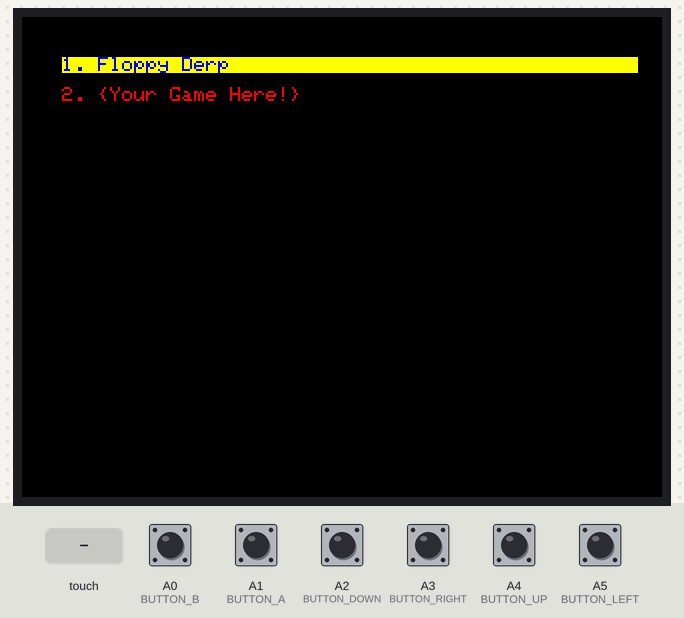
The sketch below on a simulated Arduino Uno, built with avr-gcc and run on an emulated ATmega328P. Parts: 320×240 colour display. The test bench sets the inputs (shaded band); at power-on: A0 (BUTTON_B), A1 (BUTTON_A), A2 (BUTTON_DOWN), A3 (BUTTON_RIGHT), A4 (BUTTON_UP), A5 (BUTTON_LEFT) HIGH. Random numbers use the default seed unless the sketch sets one.

Above: at 1.6 s.
1.7 s: A1 (BUTTON_A) pulled LOW for 0.15 s
At 3.0 s:
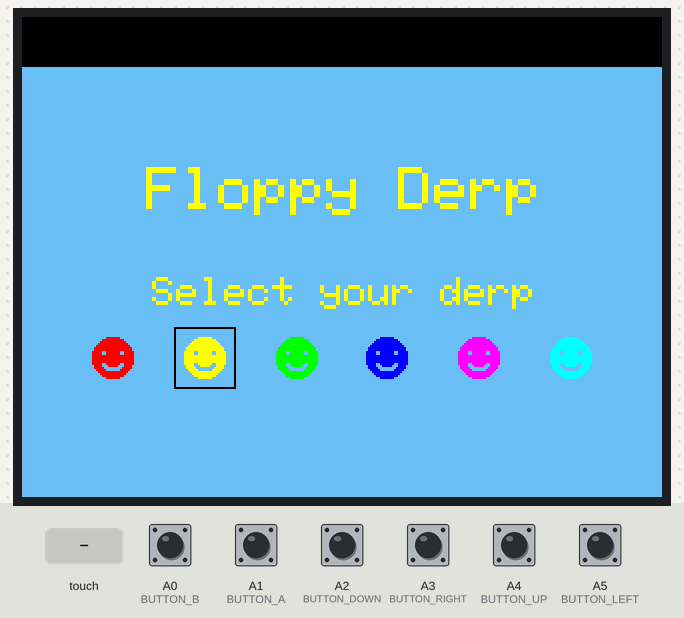
3.3 s: touch panel pressed at 13 % / 10 % of its raw x / y range
At 3.54 s:
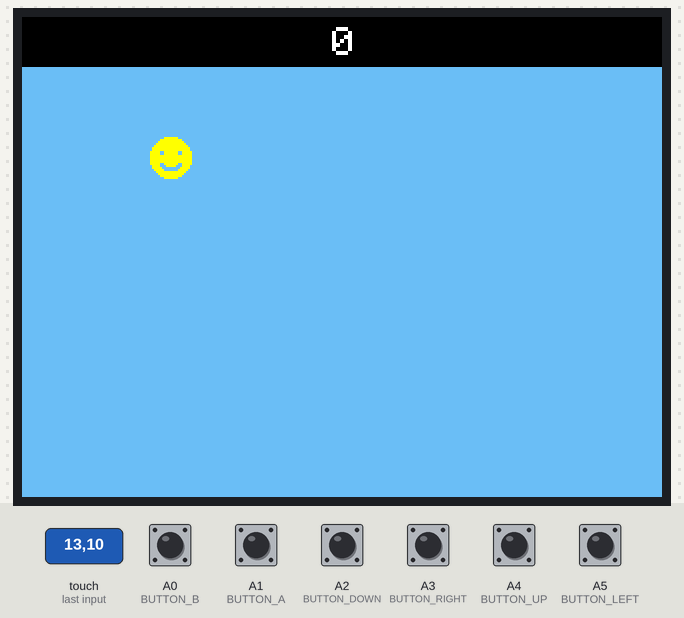
5.2 s: A0 (BUTTON_B) pulled LOW for 0.15 s
At 6.4 s:
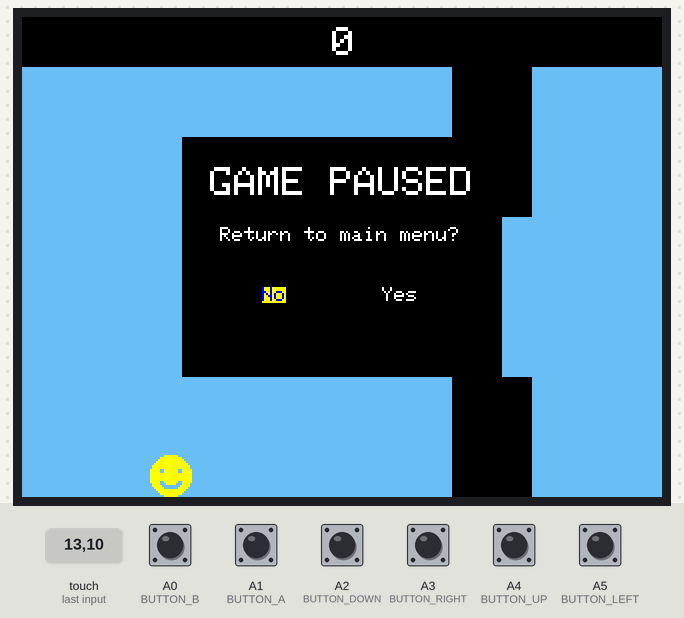
6.8 s: A3 (BUTTON_RIGHT) pulled LOW for 0.15 s
At 7.5 s:
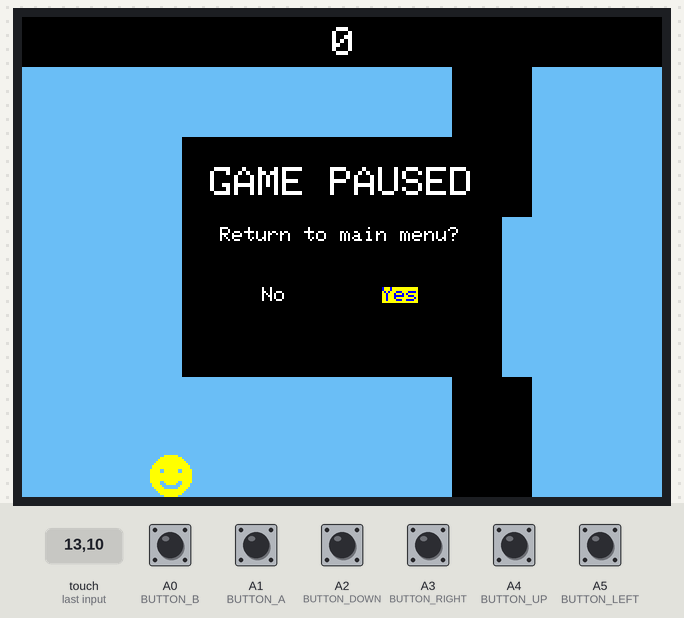
8.4 s: touch panel pressed at 38 % / 10 % of its raw x / y range
At 9.7 s:
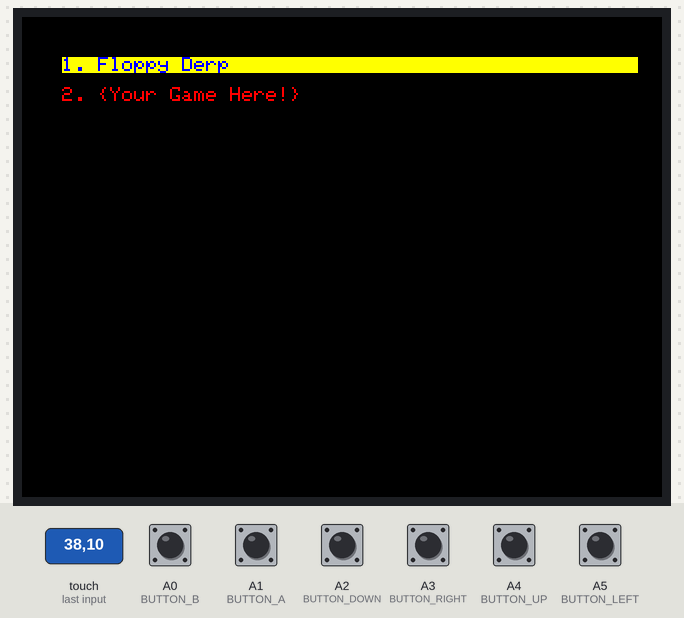
10.1 s: A2 (BUTTON_DOWN) pulled LOW for 0.15 s
At 11.3 s:
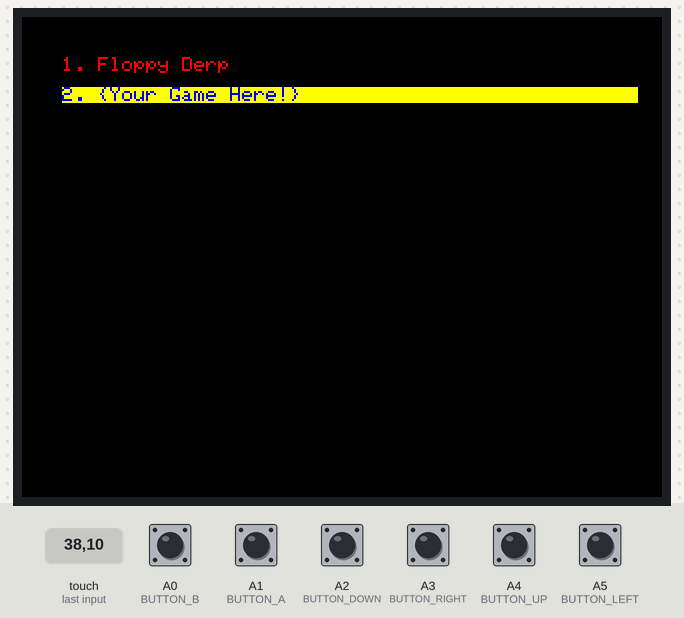
Timing chart, 0 to 12.7 s (numbered marks = the images above; inputs shaded):
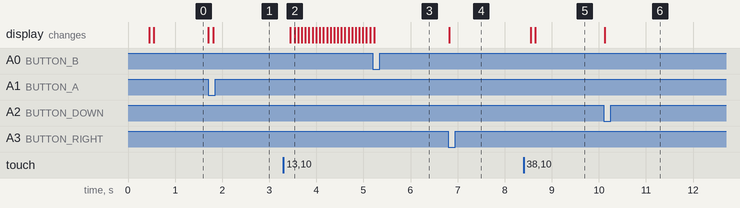

Measured:
- after the input at 1.7 s, the display: first changes at once (image 1 shows a later state)
- after the input at 3.3 s, the display: first changes after 0.15 s (image 2 shows a later state)
- after the input at 6.8 s, the display: changes at once (image 4)
- after the input at 8.4 s, the display: first changes after 0.15 s (image 5 shows a later state)
- after the input at 10.1 s, the display: changes at once (image 6)

The sketch:

FloppyDerp_with_UI.ino
```cpp
// UI + games

// Display libraries
#include <SPI.h>

// Pin number macro definitions
#define DISPLAY_LITE 9

#define BUTTON_LEFT A5
#define BUTTON_UP A4
#define BUTTON_RIGHT A3
#define BUTTON_DOWN A2
#define BUTTON_A A1
#define BUTTON_B A0

#define BLACK    0x0000
#define BLUE     0x001F
#define RED      0xF800
#define GREEN    0x07E0
#define CYAN     0x07FF
#define MAGENTA  0xF81F
#define YELLOW   0xFFE0
#define WHITE    0xFFFF
#define SKY      0x6DFE

// From the PDQ_GFX config file found in the library's repo
#define    ILI9341_CS_PIN               6
#define    ILI9341_DC_PIN              11
#define    ILI9341_RST_PIN             10
#define    ILI9341_SAVE_SPI_SETTINGS    0

// Initialize display object
#include <PDQ_GFX.h>
#include <PDQ_ILI9341.h>
#include <Adafruit_FT6206.h>

PDQ_ILI9341 tft;
Adafruit_FT6206 ts = Adafruit_FT6206();


int gameSelect;

// Floppy derp variables
// Sprite bit map
const PROGMEM uint8_t ballBitMap[21 * 21] = {
    0x01, 0xfc, 0x00, 0x07, 0xff, 0x00, 0x0f, 0xff, 0x80, 0x1f, 0xff, 0xc0, 0x3f, 0xff, 0xe0, 0x7f,
	0xff, 0xf0, 0x7f, 0xff, 0xf0, 0xf9, 0xfc, 0xf8, 0xf9, 0xfc, 0xf8, 0xff, 0xff, 0xf8, 0xff, 0xff,
	0xf8, 0xff, 0xff, 0xf8, 0xff, 0xff, 0xf8, 0xf9, 0xfc, 0xf8, 0x78, 0xf8, 0xf0, 0x7c, 0x01, 0xf0,
	0x3e, 0x03, 0xe0, 0x1f, 0xff, 0xc0, 0x0f, 0xff, 0x80, 0x07, 0xff, 0x00, 0x01, 0xfc, 0x00};

// Initialize global vars
int Screen=0;
int screenWidth=320;
int screenHeight=240;
int borderHeight = 25;
int score = 0;
byte scoreUpdated = 0;

// Ball vars
int ballX=screenWidth/5;
int ballY=screenHeight/4;
int ballSize = 21;
int ballColors[6] = {RED, YELLOW, GREEN, BLUE, MAGENTA, CYAN};
int ballSelect = 0;
int ballColor = ballColors[ballSelect+1];
int oldY=ballY;

// Pipe vars
int pipeX = screenWidth;
int pipeY = 100;
int oldPipeY;
int pipeWidth = 40;
int pipeSpacing = 80;
float pipeSpeed = 5;
float pipeIncrement = 0.1;

// Gravity vars
float gravity = 2;
float ballSpeedVert = 0;
int jumpHeight = 10;
float terminalSpeed = 30;

// Storing button states for debouncing
byte upPress = LOW;
byte rightPress = LOW;
byte downPress = LOW;
byte leftPress = LOW;
byte aPress = LOW;
byte bPress = LOW;
byte touchPress = LOW;

// Storing time when buttons pressed for debouncing
unsigned long upTime = 0;
unsigned long rightTime = 0;
unsigned long downTime = 0;
unsigned long leftTime = 0;
unsigned long aTime = 0;
unsigned long bTime = 0;
unsigned long touchTime = 0;

unsigned long timeSince = 0;

byte quitSelect = 0;
byte quitGame = 0;

// End floppy derp variables

void setup() {
  Serial.begin(9600);
  delay(300);
  tft.begin();
  ts.begin();
  tft.setRotation(3);

  // Initialize user button inputs
  pinMode(BUTTON_LEFT, INPUT_PULLUP);
  pinMode(BUTTON_UP, INPUT_PULLUP);
  pinMode(BUTTON_RIGHT, INPUT_PULLUP);
  pinMode(BUTTON_DOWN, INPUT_PULLUP);
  pinMode(BUTTON_A, INPUT_PULLUP);
  pinMode(BUTTON_B, INPUT_PULLUP);
}

void loop() {
  mainMenu();
}

void mainMenu() {
  gameSelect=1; // Reset gameSelect var
  // Print text to display for UI
  tft.setRotation(3);
  tft.fillScreen(BLACK);
  tft.setCursor(20, 20); // Cursor near top left corner
  tft.setTextColor(BLUE, YELLOW); // Blue w/ black background to show game selection
  tft.println("1. Floppy Derp                                  ");
  tft.setTextColor(RED, BLACK); // Red w/ black background
  tft.setCursor(20, 35); // Cursor on line below
  tft.println("2. {Your Game Here!}                            ");

  while (true) { // Button states
    if (digitalRead(BUTTON_UP) == LOW && gameSelect != 1) // User selects the game they want to play on startup. Increase the max depending on # of user-added games
    {
    gameSelect = gameSelect - 1;
    tft.setCursor(20, 20); // Cursor to Floppy Derp line on Menu
    tft.setTextColor(BLUE, YELLOW); // Highlight Floppy Derp in yellow
    tft.println("1. Floppy Derp                                  ");
    tft.setCursor(20, 35); // Cursor near top left corner
    tft.setTextColor(RED, BLACK); // Remove highlight from other menu options
    tft.println("2. {Your Game Here!}                            ");
    }
    else if (digitalRead(BUTTON_DOWN) == LOW && gameSelect != 2)
    {
    gameSelect = gameSelect + 1; // Also change the display to highlight, point to, or underline the lower number game
    tft.setCursor(20, 20); // Cursor to Floppy Derp line on Menu
    tft.setTextColor(RED, BLACK); // Highlight Floppy Derp in yellow
    tft.println("1. Floppy Derp                                  ");
    tft.setCursor(20, 35); // Cursor on line below
    tft.setTextColor(BLUE, YELLOW); // Highlight Floppy Derp in yellow
    tft.println("2. {Your Game Here!}                            ");
    }
    else if (digitalRead(BUTTON_A) == LOW) // User confirms the game they want to play
    {
      break;
    }
    }
  runGame();
}

void runGame() {
  if (gameSelect == 1) {
    FloppyDerp();
  }
  else if (gameSelect == 2) { // Play your own game!
    YourGame1();
  }
}


void FloppyDerp() {
  initializeGame();
  Screen = 0;
  /********* SETUP BLOCK *********/
  randomSeed(millis());
  drawBackground();
  initScreen();
  while (true) {
    if (quitGame) {
      quitGame = 0;
      quitSelect = 0;
      break;
    }
    // Display the contents of the current screen
    if(millis() - timeSince > 75){
      timeSince = millis();
      if (Screen == 0) {
        initScreen(); // Initial Screen
      }
      else if (Screen == 1) {
        gameScreen(); // Game Play Screen
      }
      else if (Screen == 2) {
        gameOverScreen(); // Game Over Screen
      }
      else if (Screen == 3) {
        pauseScreen(); // Pause Screen
      }
    }

    if (checkButton(digitalRead(BUTTON_A), &aPress, &aTime) || checkButton(ts.touched(), &touchPress, &touchTime)) { // Press A, play game
      if (Screen == 0) { // Initial screen
        drawBackground();
        Screen=1; // Game screen
      }
      else if (Screen == 1) { // Game screen
        jump();
      }
      else if (Screen == 2) {// Game over screen
        if (quitSelect) {
          // Return to main menu
          quitGame = 1;
        }
        else {
          drawBackground();
          initializeGame();
          Screen = 0; // Restart the game
        }
      }
      else if (Screen == 3) { // Pause screen
        if (quitSelect) {
          // Return to main menu
          quitGame = 1;
        }
        else {
          drawBackground();
          Screen = 1; // Unpause game
        }
      }
    }

    if (checkButton(digitalRead(BUTTON_B), &bPress, &bTime)) { // Press B to pause
      if (Screen == 1) { // If in game screen
        drawPauseScreen();
        quitSelect = 0;
        Screen = 3; // Pause the game
      }
      else if (Screen == 3) { // If on pause screen
        drawBackground();
        Screen = 1; // Unpause the game
      }
    }

    if (checkButton(digitalRead(BUTTON_LEFT), &leftPress, &leftTime)) {
      if (Screen == 0) {
        // Change ball color selection
        int arraySize = sizeof(ballColors) / sizeof(ballColors[0]);
        ballSelect--;
        ballSelect = (ballSelect + arraySize) % arraySize;
      }
      else if (Screen == 2 || Screen == 3) { // If on game over or pause screen
        quitSelect = 0; // Select "Don't return to main menu"
      }
    }

    if (checkButton(digitalRead(BUTTON_RIGHT), &rightPress, &rightTime)) {
      if (Screen == 0) {
        // Change ball color selection
        int arraySize = sizeof(ballColors) / sizeof(ballColors[0]);
        ballSelect++;
        ballSelect = (ballSelect + arraySize) % arraySize;
      }
      else if (Screen == 2 || Screen == 3) { // If on game over or pause screen
        quitSelect = 1; // Select "Return to main menu"
      }
    }
  }
}

void YourGame1() {
  // Code your own game here! If you make more than one game, make sure to add the extra slot and change the GameSelect variable max in mainMenu. Also account for LCD display, etc
  tft.fillScreen(BLACK); // Clear the screen
  tft.setCursor(20, 20); // Cursor near top left corner
  tft.setTextColor(RED, BLACK); // Red
  tft.println("Code your own game! See code file                 ");
  tft.setCursor(20, 35); // Cursor near top left corner
  tft.println("(Press B to return to Main Menu)                ");
  while (true){
    if (digitalRead(BUTTON_B) == LOW) {
    return;
  }
  }
}


/* -------------------------------------------------------
    FLOPPY DERP STUFF
   -------------------------------------------------------

*/

void drawBackground() {
  // Draw game background when starting or exiting menus
  tft.fillScreen(SKY);
  tft.fillRect(0, 0, screenWidth, borderHeight, BLACK);
}

void initScreen() {
  // Draw game title
  tft.setCursor(62, 75);
  tft.setTextSize(3);
  tft.setTextColor(ballColor, SKY);
  tft.print("Floppy Derp");

  tft.setCursor(65, 130);
  tft.setTextSize(2);
  tft.print("Select your derp");

  // Display ball collor selection
  int arraySize = sizeof(ballColors) / sizeof(ballColors[0]);
  for(int i = 0; i < arraySize; i++) {
    tft.drawBitmap(screenWidth*(i+1)/(arraySize+1)-ballSize/2, screenHeight*2/3, ballBitMap, ballSize, ballSize, ballColors[(i+ballSelect)%arraySize], SKY);
  }

  // Select the second ball that is displayed
  int selectionX = screenWidth * 2/(arraySize+1) - ballSize/2 - 5;
  tft.drawRect(selectionX,screenHeight*2/3 - 5, ballSize + 10, ballSize + 10, BLACK); // Draw box around selection
  ballColor = ballColors[(ballSelect + 1) % arraySize];
}

void gameScreen() {
  // Draw objects and update values each loop
  drawBall();
  drawPipe();
  updateScore();
  applyGravity();
  keepInScreen();
}
void gameOverScreen() {
  // Game over screen
  // Prompt retry. If no, return to main menu
  tft.setCursor(98, 75);
  tft.setTextSize(2);
  tft.setTextColor(WHITE, BLACK);
  tft.print("GAME OVER");

  tft.setTextSize(1);
  tft.setCursor(135, 105);
  tft.print("Retry?");

  if (!quitSelect) {
    tft.setTextColor(BLUE, YELLOW);
    tft.setCursor(120, 135);
    tft.print("Yes");
    tft.setTextColor(WHITE, BLACK);
    tft.setCursor(180, 135);
    tft.print("No");
  }
  else {
    tft.setTextColor(WHITE, BLACK);
    tft.setCursor(120, 135);
    tft.print("Yes");
    tft.setTextColor(BLUE, YELLOW);
    tft.setCursor(180, 135);
    tft.print("No");
  }

}

void pauseScreen() {
  // Pause menu to let user return to game selection menu
  tft.setCursor(94, 75);
  tft.setTextSize(2);
  tft.setTextColor(WHITE, BLACK);
  tft.print("GAME PAUSED");

  tft.setTextSize(1);
  tft.setCursor(99, 105);
  tft.print("Return to main menu?");

  if (!quitSelect) {
    tft.setTextColor(BLUE, YELLOW);
    tft.setCursor(120, 135);
    tft.print("No");
    tft.setTextColor(WHITE, BLACK);
    tft.setCursor(180, 135);
    tft.print("Yes");
  }
  else {
    tft.setTextColor(WHITE, BLACK);
    tft.setCursor(120, 135);
    tft.print("No");
    tft.setTextColor(BLUE, YELLOW);
    tft.setCursor(180, 135);
    tft.print("Yes");
  }

}

void drawPauseScreen() {
  tft.fillRect(screenWidth/4, screenHeight/4, screenWidth/2, screenHeight/2, BLACK); // Draw pause menu background
}

void drawBall() {
  // Draw ball after updating position
  tft.drawBitmap(ballX, ballY, ballBitMap, ballSize, ballSize, ballColor, SKY);
  clearBall();
}

void clearBall() {
  // Erase old ball pixels after updating position
  int edge = oldY;
  if ((ballY - oldY) < 0) {
    edge = ballY + ballSize;
  }

  tft.fillRect(ballX, edge, ballSize, abs(ballY - oldY), SKY);
}

void applyGravity() {
  // Gravity calculations for ball
  // Updates ball position and checks for collisions
  ballSpeedVert += gravity;
  if (ballSpeedVert > terminalSpeed) {
    ballSpeedVert = terminalSpeed;
  }
  oldY = ballY;
  ballY += ballSpeedVert;
  checkCollision();
}


// keep ball in the screen

void keepInScreen() {
  // ball hits floor
  if (ballY+ballSize > screenHeight) {
    ballY = screenHeight - ballSize;
  }
  // ball hits ceiling
  if (ballY < borderHeight) {
    ballY = borderHeight;
  }
}

void jump() {
  // Makes the ball jump on button press
  ballSpeedVert = -jumpHeight;
  ballY += ballSpeedVert;
  keepInScreen();
}

void drawPipe() {
  // Draws pipe and erases previous pipe position
  if(pipeX < -pipeSpeed) {
    // Makes new pipe once old pipe reaches left side of screen
    pipeX = screenWidth;
    oldPipeY = pipeY; // Previous pipe position for clearing last bits
    pipeY = random(30, 150);

  }

  // Draw pipe
  tft.fillRect(pipeX, borderHeight, pipeWidth, pipeY-borderHeight, BLACK);
  tft.fillRect(pipeX, pipeY+pipeSpacing, pipeWidth, screenHeight-pipeY-pipeSpacing, BLACK);

  // Erase previous pipe position
  tft.fillRect(pipeX+pipeWidth, borderHeight, ceil(pipeSpeed), pipeY-borderHeight, SKY);
  tft.fillRect(pipeX+pipeWidth, pipeY+pipeSpacing, ceil(pipeSpeed), screenHeight-pipeY-pipeSpacing, SKY);

  if(pipeX + pipeSpeed > screenWidth - pipeWidth) {
    // Erase remnants of the last pipe after new one is created
    tft.fillRect((pipeX+pipeWidth-screenWidth-pipeSpeed), borderHeight, ceil(pipeSpeed), oldPipeY-borderHeight, SKY);
    tft.fillRect((pipeX+pipeWidth-screenWidth-pipeSpeed), oldPipeY+pipeSpacing, ceil(pipeSpeed), screenHeight-oldPipeY-pipeSpacing, SKY);
  }


  pipeX -= pipeSpeed; // Move pipe to the left
}

void checkCollision() {
  if ((pipeX < ballX+ballSize) && (pipeX+pipeWidth > ballX)) {
    // If pipe has reached the ball
    if (ballY < pipeY) {
      // If ball is above the pipe
      ballY = pipeY; // Ball stops at pipe
      drawBall();
      tft.fillRect(screenWidth/4, screenHeight/4, screenWidth/2, screenHeight/2, BLACK); // Draw pause menu background
      aTime = millis() + 1200; // Pause inputs for short time on game over
      touchTime = millis() + 1200;
      quitSelect = 0;
      Screen = 2; // Game over screen
    }
    if (ballY+ballSize > pipeY+pipeSpacing) {
      // If ball is below the pipe
      ballY = pipeY + pipeSpacing - ballSize; // Ball stops at pipe
      drawBall();
      tft.fillRect(screenWidth/4, screenHeight/4, screenWidth/2, screenHeight/2, BLACK); // Draw pause menu background
      aTime = millis() + 1200; // Pause inputs for short time on game over
      touchTime = millis() + 1200;
      quitSelect = 0;
      Screen = 2; // Game over screen
    }
  }
}

void updateScore() {
  if (!scoreUpdated && pipeX < ballX) {
    // When ball reaches pipe increment score
    score++;
    pipeSpeed += pipeIncrement; // Make pipes faster as game progresses
    scoreUpdated = 1; // Stops from incrementing again until after pipe is passed
  }
  if (pipeX > ballX) {
    scoreUpdated = 0; // Once pipe is passed, allow score increase
  }

  tft.setTextSize(2); // Update score text
  tft.setTextColor(WHITE, BLACK);
  tft.setCursor(155, 5);
  if (score > 9) tft.setCursor(145, 5);
  if (score > 99) tft.setCursor(135, 5);
  tft.print(score);
}

void initializeGame() {
  // Initialize the game variables when restarting
  score = 0;

  // Ball vars
  ballY=screenHeight/4;
  oldY=ballY;

  // Pipe vars
  pipeX = screenWidth;
  pipeY = 100;
  pipeSpeed = 5;
}

byte checkButton(byte buttonInput, byte *buttonPress, unsigned long *buttonTime) {
  // Reads button press with debounce timer, based on debounce routine from arduino docs
  // buttonPress is the current state of the input, buttonTime is the time when the button state last changed from millis()
  // Pass pointers to variables containing button state and time

  if ((millis() - *buttonTime) > 50) {
    if (*buttonPress != buttonInput) {
      *buttonTime = millis(); // Record last time button pressed/released
      *buttonPress = buttonInput; // Change button state

      if (*buttonPress == LOW) {
        return 1; // Return true if button state was changed to low
      }
    }

    return 0;
  }

  // Returns false if button state was not changed to LOW
  return 0;
}
```
